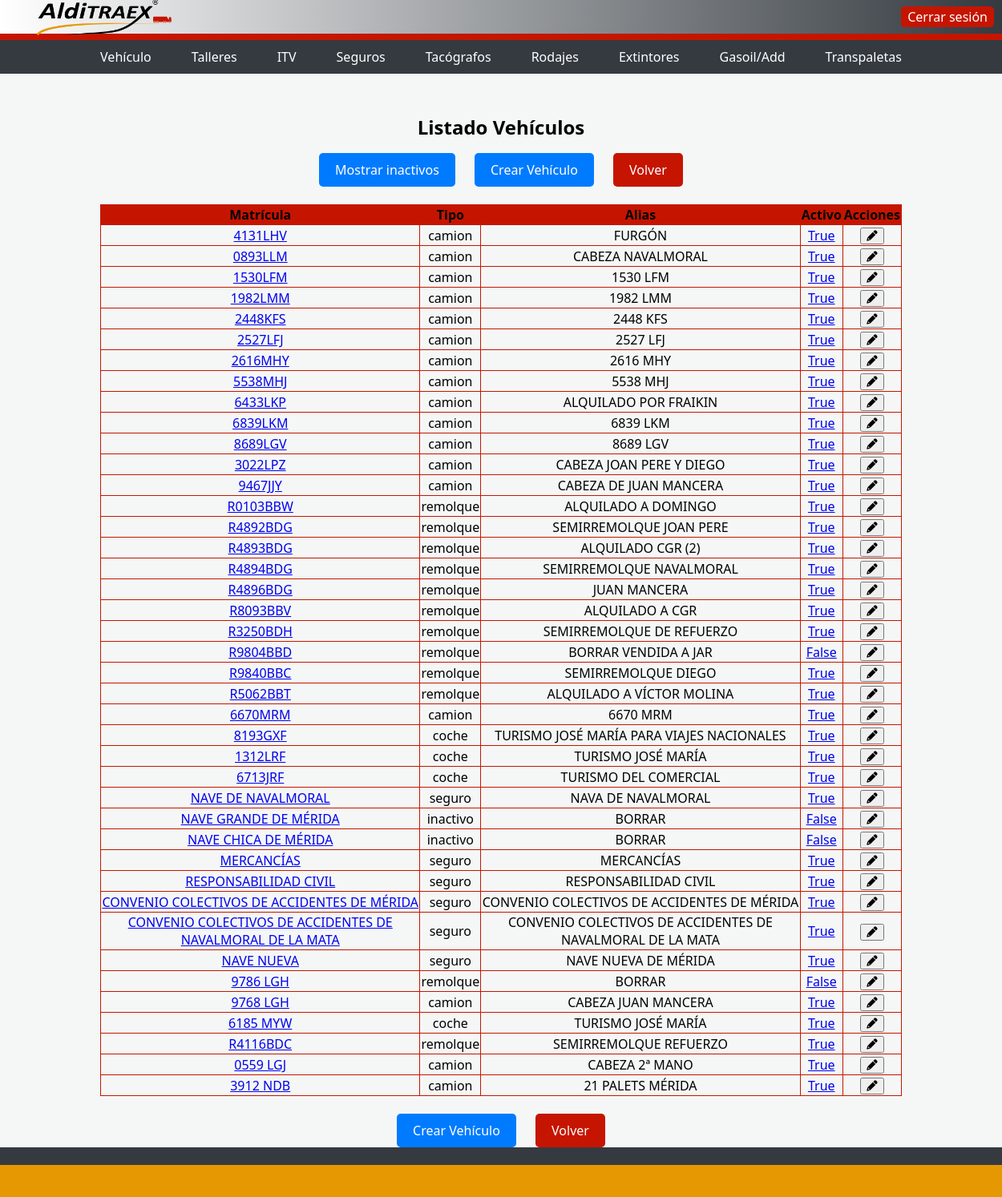
The page /vehiculos_todos on the database as committed earlier.
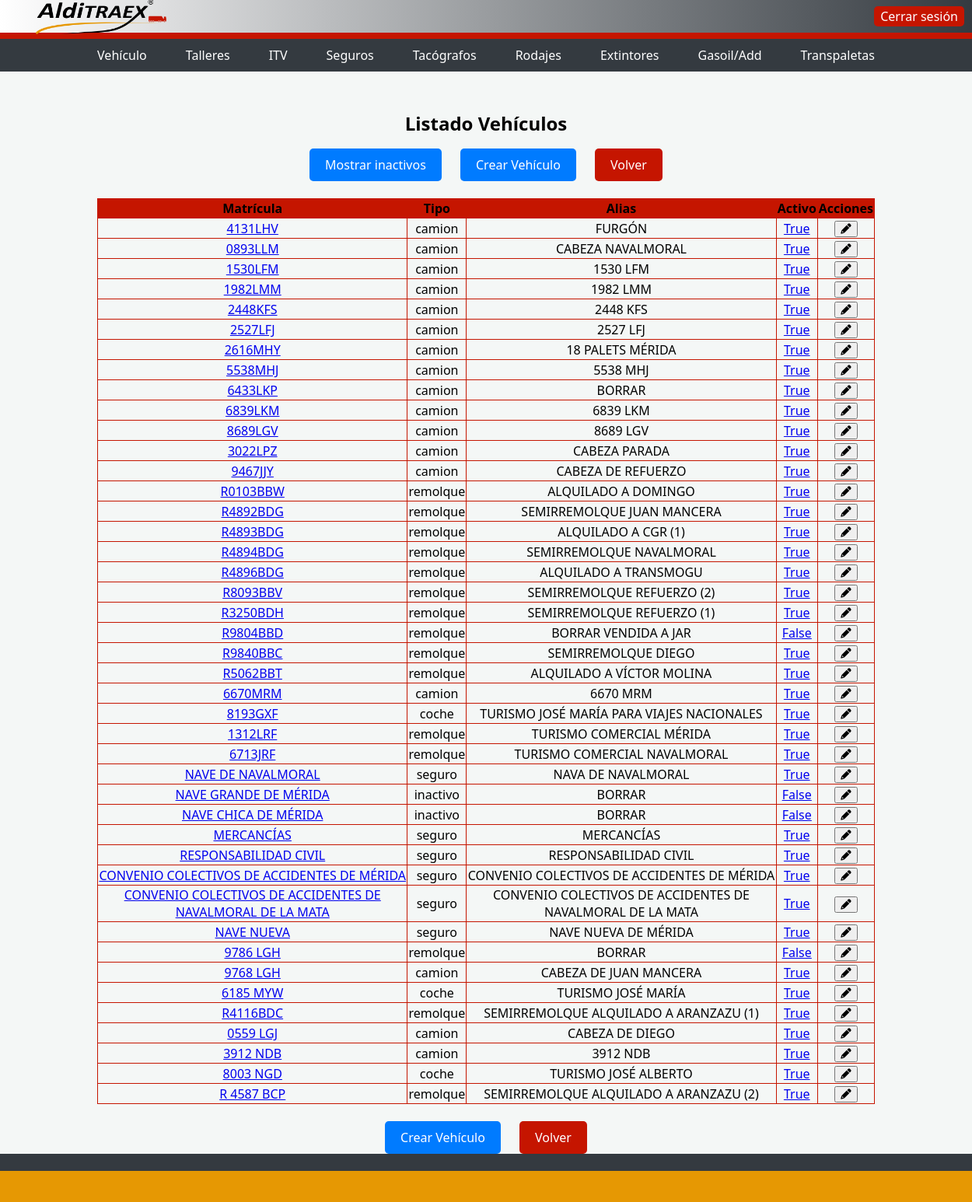
The same page on the database as committed later.
### models.py (models this page shows, shortened)
class Vehiculo(db.Base):
    __tablename__ = "vehiculo"
    id = Column(Integer, primary_key=True, autoincrement=True, nullable=False)
    matricula = Column(String(200), nullable=False)
    alias = Column(String(200), nullable=False)
    tipo = Column(String(20))
    doc_ficha = Column(String(200))
    doc_permiso = Column(String(200))
    activo = Column(Boolean, default=False)

### vehiculos/vehiculos.py (the view)
    @app.route('/vehiculos_todos')
    def lista_vehiculos_todos():
        todos_vehiculos = db.session.query(Vehiculo).all()
        return render_template('vehiculos.html', lista_vehiculos=todos_vehiculos)

### db.py (called while the page is built, shortened)
@event.listens_for(engine, "connect")
def _sqlite_varios_procesos(dbapi_connection, connection_record):
    cursor = dbapi_connection.cursor()
    cursor.execute("PRAGMA journal_mode=WAL")
    cursor.fetchone()
    cursor.execute("PRAGMA busy_timeout=30000")
    cursor.close()

def close_session(error=None):
    if not has_request_context():
        return

    def __getattr__(self, name):
        if has_request_context():
            if 'db_session' not in g:
                g.db_session = Session()
                logger.info("Nueva sesion de BD creada para el request")
            return getattr(g.db_session, name)
        temp_session = Session()
        try:
            return getattr(temp_session, name)
        finally:
            temp_session.close()

### main.py (called while the page is built, shortened)
@app.before_request
def aplicar_permisos_usuario():
    if not current_user.is_authenticated:
        return None

### templates/vehiculos.html (shortened to what this page needs)
<!DOCTYPE html>
<html lang="es">
<head>
    <link rel="stylesheet" href="https://unpkg.com/swiper/swiper-bundle.min.css" />
    <link rel="stylesheet" href="https://cdnjs.cloudflare.com/ajax/libs/font-awesome/6.0.0-beta3/css/all.min.css">
    <link rel="stylesheet" href="{{ url_for('static', filename='main.css') }}">
</head>
<body>
    <div class="top-bar">
       <img src="{{ url_for('static', filename='logo.png') }}" alt="Logo de la empresa">
        <a href="/logout" class="top-button">Cerrar sesión</a>
    </div>
    <div class="nav-bar">
        <a href="/vehiculos">Vehículo</a>
        <a href="/talleres">Talleres</a>
        <a href="/itv">ITV</a>
        <a href="/seguros">Seguros</a>
        <a href="/tacografos">Tacógrafos</a>
        <a href="/rodajes">Rodajes</a>
        <a href="/extintores">Extintores</a>
        <a href="/selector">Gasoil/Add</a>
        <a href="/transpaletas">Transpaletas</a>
    </div>
    <div class="container">
        <h1>Listado Vehículos</h1>
        <a class="button" href="/vehiculos_todos">Mostrar inactivos</a>
	<a class="button" href="/formulario_vehiculos">Crear Vehículo</a>
        <a class="button_red" href="/index">Volver</a>
        <table>
            <thead>
                <tr>
                    <th>Matrícula</th>
                    <th>Tipo</th>
                    <th>Alias</th>
                    <th>Activo</th>
                    <th>Acciones</th>
                </tr>
            </thead>
            <tbody>
                {% for vehiculo in lista_vehiculos %}
                <tr>
                    <td><a href="/ficha/{{ vehiculo.id }}">{{ vehiculo.matricula }}</a></td>
                    <td>{{ vehiculo.tipo }}</td>
                    <td>{{ vehiculo.alias }}</td>
                    <td><a href="/inactivo_vehiculo/{{ vehiculo.id }}" onclick="return confirmarInactividad();">{{ vehiculo.activo }}</a></td>
                    <td><a href="/form_editar_vehiculo/{{ vehiculo.id }}">
                        <button type="submit" class="boton-editar"><i class="fas fa-pencil-alt"></i></button></a></td>
                </tr>
                {% endfor %}
            </tbody>
        </table>
        <br>
        <a class="button" href="/formulario_vehiculos">Crear Vehículo</a>
        <a class="button_red" href="/index">Volver</a>
    </div>
    <footer>
        <div class="banda-roja"></div>
    </footer>
</body>
</html>

Rows that differ between the two databases and show on the page:
changed Vehiculo "2616MHY": alias "2616 MHY" → "18 PALETS MÉRIDA"
changed Vehiculo "6433LKP": alias "ALQUILADO POR FRAIKIN" → "BORRAR"
changed Vehiculo "3022LPZ": alias "CABEZA JOAN PERE Y DIEGO" → "CABEZA PARADA"
changed Vehiculo "9467JJY": alias "CABEZA DE JUAN MANCERA" → "CABEZA DE REFUERZO"
changed Vehiculo "R4892BDG": alias "SEMIRREMOLQUE JOAN PERE" → "SEMIRREMOLQUE JUAN MANCERA"
changed Vehiculo "R4893BDG": alias "ALQUILADO CGR (2)" → "ALQUILADO A CGR (1)"
changed Vehiculo "R4896BDG": alias "JUAN MANCERA" → "ALQUILADO A TRANSMOGU"
changed Vehiculo "R8093BBV": alias "ALQUILADO A CGR" → "SEMIRREMOLQUE REFUERZO (2)"
changed Vehiculo "R3250BDH": alias "SEMIRREMOLQUE DE REFUERZO" → "SEMIRREMOLQUE REFUERZO (1)"
changed Vehiculo "1312LRF": tipo "coche" → "remolque"; alias "TURISMO JOSÉ MARÍA" → "TURISMO COMERCIAL MÉRIDA"
changed Vehiculo "6713JRF": tipo "coche" → "remolque"; alias "TURISMO DEL COMERCIAL" → "TURISMO COMERCIAL NAVALMORAL"
changed Vehiculo "9768 LGH": alias "CABEZA JUAN MANCERA" → "CABEZA DE JUAN MANCERA"
changed Vehiculo "R4116BDC": alias "SEMIRREMOLQUE REFUERZO" → "SEMIRREMOLQUE ALQUILADO A ARANZAZU (1)"
changed Vehiculo "0559 LGJ": alias "CABEZA 2ª MANO" → "CABEZA DE DIEGO"
changed Vehiculo "3912 NDB": alias "21 PALETS MÉRIDA" → "3912 NDB"
added Vehiculo: matricula "8003 NGD", tipo "coche", alias "TURISMO JOSÉ ALBERTO", activo "True"
added Vehiculo: matricula "R 4587 BCP", tipo "remolque", alias "SEMIRREMOLQUE ALQUILADO A ARANZAZU (2)", activo "True"
